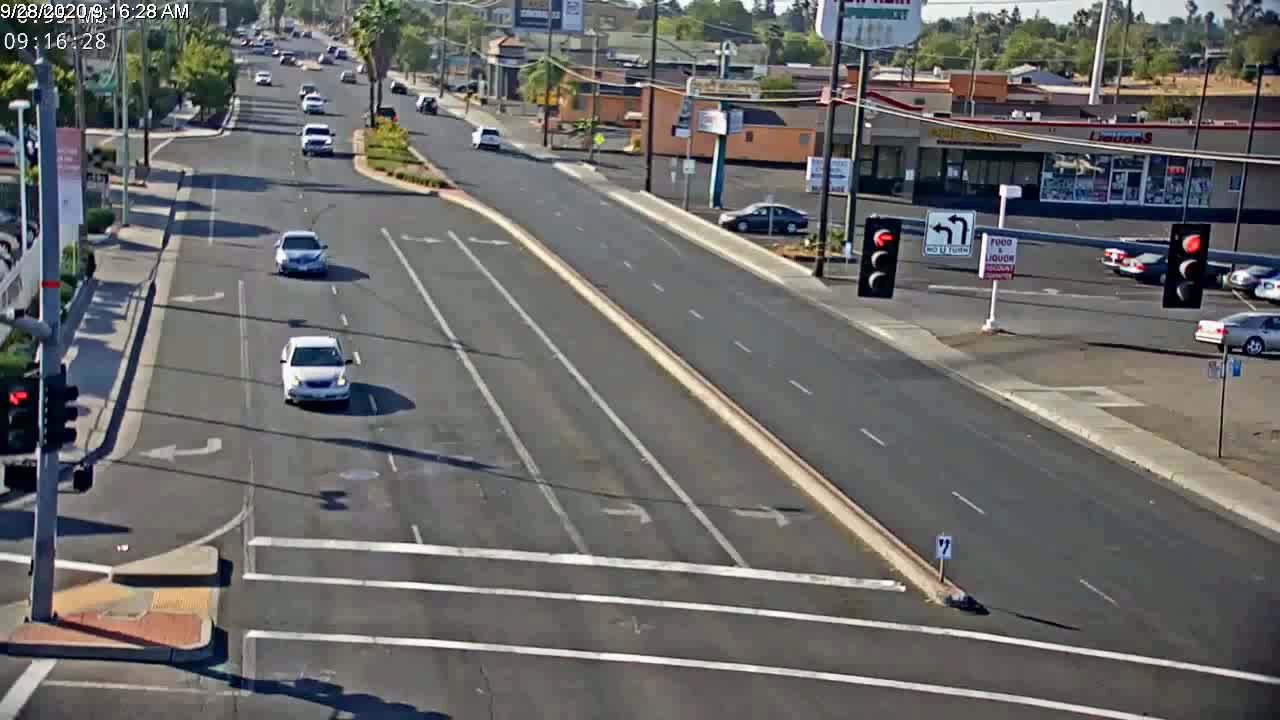
#> input picture Car_Speed_Yolo/frame1.jpg, 1280 x 720 px
$ python edge_detection.py
#> lines starting #> are read from the running program, lines starting #| are printed output that depends on the picture
import numpy as np
import cv2 as cv
from matplotlib import pyplot as plt

img = cv.imread('frame1.jpg',0)
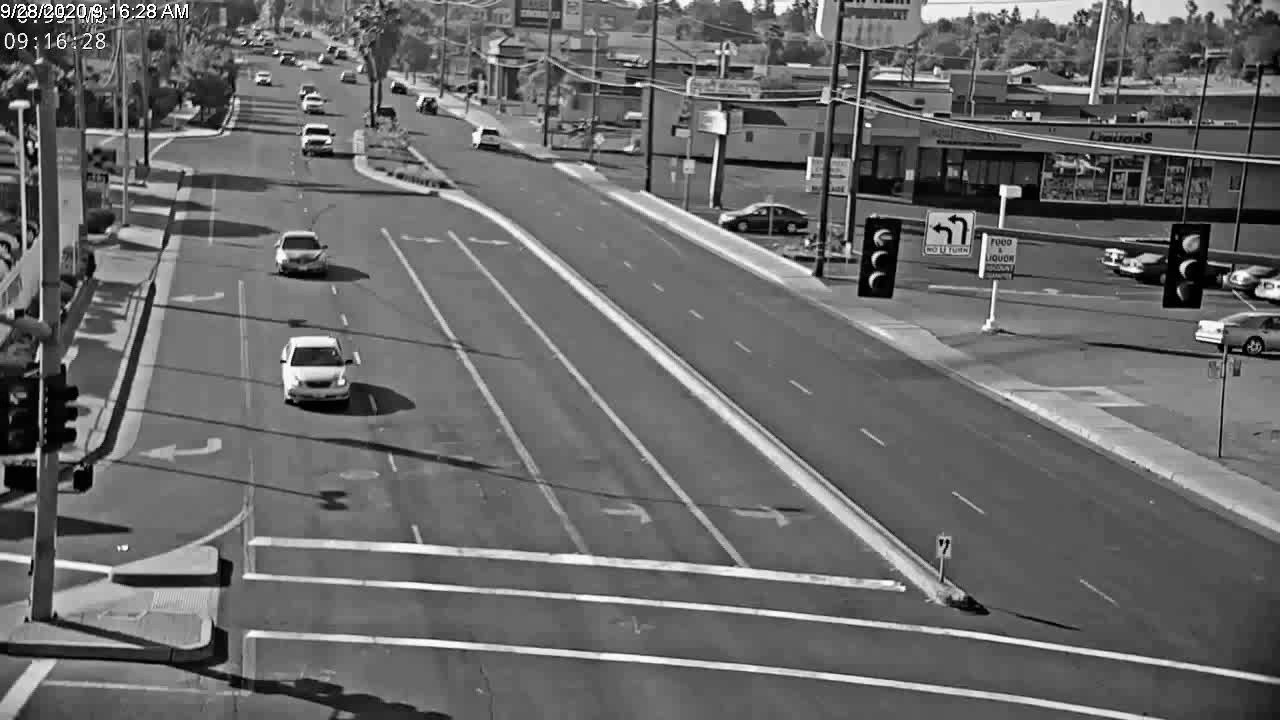
#> img: shape (720, 1280); min 0, max 255, mean 104.9

edges = cv.Canny(img, 100,200)
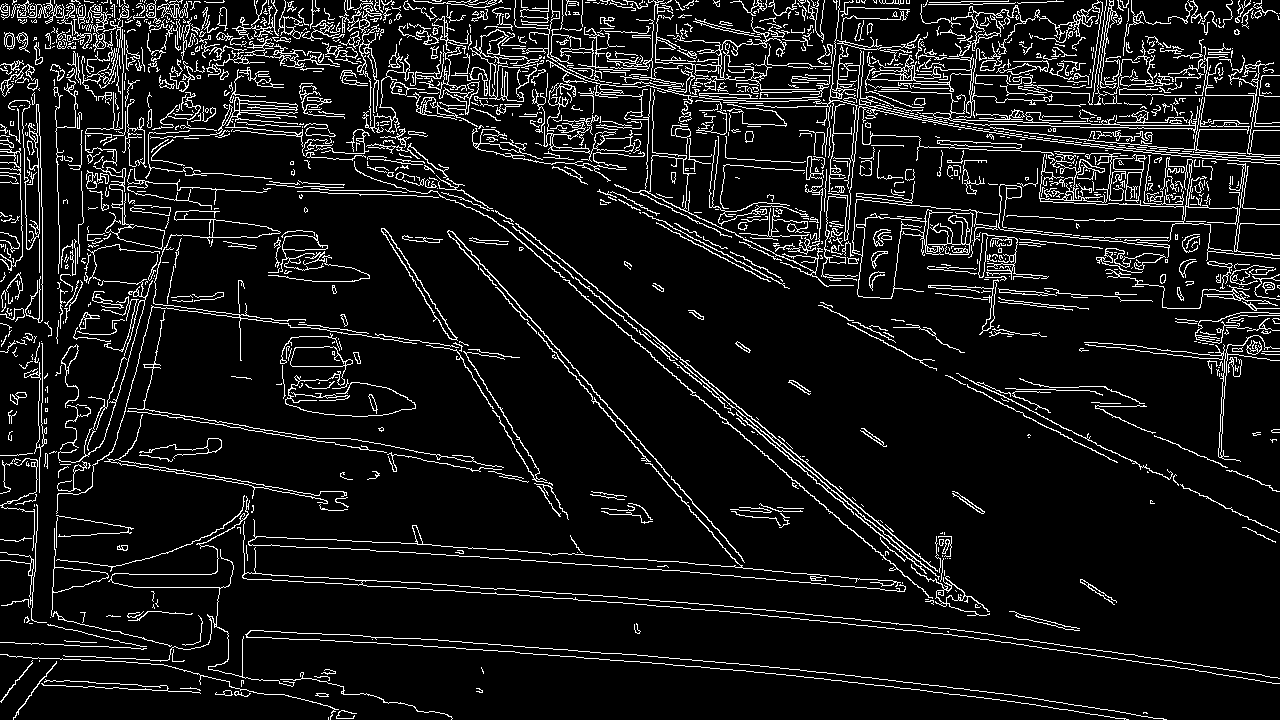
#> edges: shape (720, 1280); 9.1% white in thin lines or dots

plt.subplot(121),plt.imshow(img,cmap = 'gray')
plt.title('Original Image'), plt.xticks([]), plt.yticks([])

plt.subplot(122),plt.imshow(edges,cmap = 'gray')
plt.title('Edge Image'), plt.xticks([]), plt.yticks([])

plt.show()
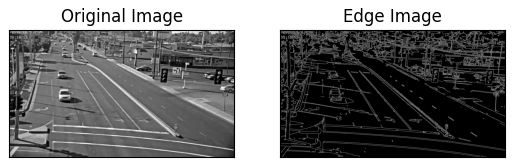
#> figure drawn by matplotlib, 2 panels

cv.imwrite('edge_image.jpg', edges)
